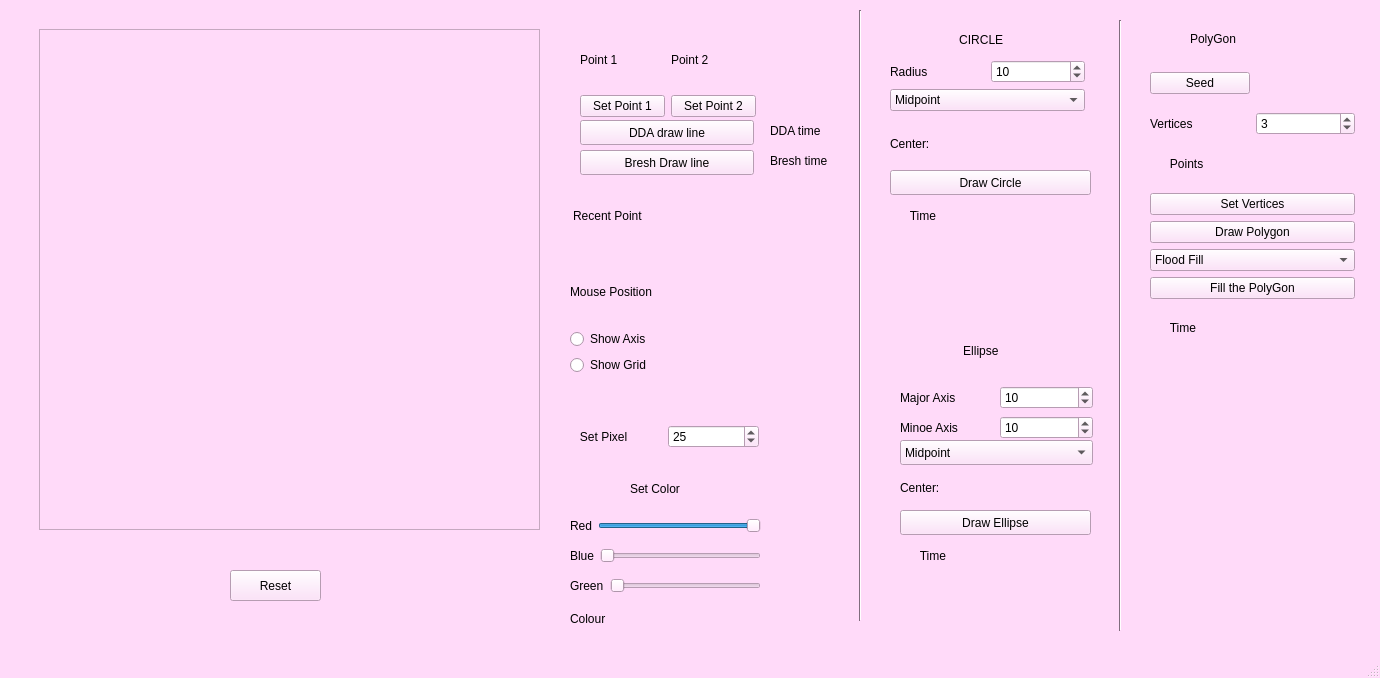
<?xml version="1.0" encoding="UTF-8"?>
<ui version="4.0">
 <class>MainWindow</class>
 <widget class="QMainWindow" name="MainWindow">
  <property name="geometry">
   <rect>
    <x>0</x>
    <y>0</y>
    <width>1380</width>
    <height>678</height>
   </rect>
  </property>
  <property name="palette">
   <palette>
    <active>
     <colorrole role="WindowText">
      <brush brushstyle="SolidPattern">
       <color alpha="255">
        <red>0</red>
        <green>0</green>
        <blue>0</blue>
       </color>
      </brush>
     </colorrole>
     <colorrole role="Button">
      <brush brushstyle="SolidPattern">
       <color alpha="255">
        <red>255</red>
        <green>218</green>
        <blue>249</blue>
       </color>
      </brush>
     </colorrole>
     <colorrole role="Light">
      <brush brushstyle="SolidPattern">
       <color alpha="255">
        <red>255</red>
        <green>255</green>
        <blue>255</blue>
       </color>
      </brush>
     </colorrole>
     <colorrole role="Midlight">
      <brush brushstyle="SolidPattern">
       <color alpha="255">
        <red>255</red>
        <green>236</green>
        <blue>252</blue>
       </color>
      </brush>
     </colorrole>
     <colorrole role="Dark">
      <brush brushstyle="SolidPattern">
       <color alpha="255">
        <red>127</red>
        <green>109</green>
        <blue>125</blue>
       </color>
      </brush>
     </colorrole>
     <colorrole role="Mid">
      <brush brushstyle="SolidPattern">
       <color alpha="255">
        <red>170</red>
        <green>145</green>
        <blue>166</blue>
       </color>
      </brush>
     </colorrole>
     <colorrole role="Text">
      <brush brushstyle="SolidPattern">
       <color alpha="255">
        <red>0</red>
        <green>0</green>
        <blue>0</blue>
       </color>
      </brush>
     </colorrole>
     <colorrole role="BrightText">
      <brush brushstyle="SolidPattern">
       <color alpha="255">
        <red>255</red>
        <green>255</green>
        <blue>255</blue>
       </color>
      </brush>
     </colorrole>
     <colorrole role="ButtonText">
      <brush brushstyle="SolidPattern">
       <color alpha="255">
        <red>0</red>
        <green>0</green>
        <blue>0</blue>
       </color>
      </brush>
     </colorrole>
     <colorrole role="Base">
      <brush brushstyle="SolidPattern">
       <color alpha="255">
        <red>255</red>
        <green>255</green>
        <blue>255</blue>
       </color>
      </brush>
     </colorrole>
     <colorrole role="Window">
      <brush brushstyle="SolidPattern">
       <color alpha="255">
        <red>255</red>
        <green>218</green>
        <blue>249</blue>
       </color>
      </brush>
     </colorrole>
     <colorrole role="Shadow">
      <brush brushstyle="SolidPattern">
       <color alpha="255">
        <red>0</red>
        <green>0</green>
        <blue>0</blue>
       </color>
      </brush>
     </colorrole>
     <colorrole role="AlternateBase">
      <brush brushstyle="SolidPattern">
       <color alpha="255">
        <red>255</red>
        <green>236</green>
        <blue>252</blue>
       </color>
      </brush>
     </colorrole>
     <colorrole role="ToolTipBase">
      <brush brushstyle="SolidPattern">
       <color alpha="255">
        <red>255</red>
        <green>255</green>
        <blue>220</blue>
       </color>
      </brush>
     </colorrole>
     <colorrole role="ToolTipText">
      <brush brushstyle="SolidPattern">
       <color alpha="255">
        <red>0</red>
        <green>0</green>
        <blue>0</blue>
       </color>
      </brush>
     </colorrole>
     <colorrole role="PlaceholderText">
      <brush brushstyle="SolidPattern">
       <color alpha="128">
        <red>0</red>
        <green>0</green>
        <blue>0</blue>
       </color>
      </brush>
     </colorrole>
    </active>
    <inactive>
     <colorrole role="WindowText">
      <brush brushstyle="SolidPattern">
       <color alpha="255">
        <red>0</red>
        <green>0</green>
        <blue>0</blue>
       </color>
      </brush>
     </colorrole>
     <colorrole role="Button">
      <brush brushstyle="SolidPattern">
       <color alpha="255">
        <red>255</red>
        <green>218</green>
        <blue>249</blue>
       </color>
      </brush>
     </colorrole>
     <colorrole role="Light">
      <brush brushstyle="SolidPattern">
       <color alpha="255">
        <red>255</red>
        <green>255</green>
        <blue>255</blue>
       </color>
      </brush>
     </colorrole>
     <colorrole role="Midlight">
      <brush brushstyle="SolidPattern">
       <color alpha="255">
        <red>255</red>
        <green>236</green>
        <blue>252</blue>
       </color>
      </brush>
     </colorrole>
     <colorrole role="Dark">
      <brush brushstyle="SolidPattern">
       <color alpha="255">
        <red>127</red>
        <green>109</green>
        <blue>125</blue>
       </color>
      </brush>
     </colorrole>
     <colorrole role="Mid">
      <brush brushstyle="SolidPattern">
       <color alpha="255">
        <red>170</red>
        <green>145</green>
        <blue>166</blue>
       </color>
      </brush>
     </colorrole>
     <colorrole role="Text">
      <brush brushstyle="SolidPattern">
       <color alpha="255">
        <red>0</red>
        <green>0</green>
        <blue>0</blue>
       </color>
      </brush>
     </colorrole>
     <colorrole role="BrightText">
      <brush brushstyle="SolidPattern">
       <color alpha="255">
        <red>255</red>
        <green>255</green>
        <blue>255</blue>
       </color>
      </brush>
     </colorrole>
     <colorrole role="ButtonText">
      <brush brushstyle="SolidPattern">
       <color alpha="255">
        <red>0</red>
        <green>0</green>
        <blue>0</blue>
       </color>
      </brush>
     </colorrole>
     <colorrole role="Base">
      <brush brushstyle="SolidPattern">
       <color alpha="255">
        <red>255</red>
        <green>255</green>
        <blue>255</blue>
       </color>
      </brush>
     </colorrole>
     <colorrole role="Window">
      <brush brushstyle="SolidPattern">
       <color alpha="255">
        <red>255</red>
        <green>218</green>
        <blue>249</blue>
       </color>
      </brush>
     </colorrole>
     <colorrole role="Shadow">
      <brush brushstyle="SolidPattern">
       <color alpha="255">
        <red>0</red>
        <green>0</green>
        <blue>0</blue>
       </color>
      </brush>
     </colorrole>
     <colorrole role="AlternateBase">
      <brush brushstyle="SolidPattern">
       <color alpha="255">
        <red>255</red>
        <green>236</green>
        <blue>252</blue>
       </color>
      </brush>
     </colorrole>
     <colorrole role="ToolTipBase">
      <brush brushstyle="SolidPattern">
       <color alpha="255">
        <red>255</red>
        <green>255</green>
        <blue>220</blue>
       </color>
      </brush>
     </colorrole>
     <colorrole role="ToolTipText">
      <brush brushstyle="SolidPattern">
       <color alpha="255">
        <red>0</red>
        <green>0</green>
        <blue>0</blue>
       </color>
      </brush>
     </colorrole>
     <colorrole role="PlaceholderText">
      <brush brushstyle="SolidPattern">
       <color alpha="128">
        <red>0</red>
        <green>0</green>
        <blue>0</blue>
       </color>
      </brush>
     </colorrole>
    </inactive>
    <disabled>
     <colorrole role="WindowText">
      <brush brushstyle="SolidPattern">
       <color alpha="255">
        <red>127</red>
        <green>109</green>
        <blue>125</blue>
       </color>
      </brush>
     </colorrole>
     <colorrole role="Button">
      <brush brushstyle="SolidPattern">
       <color alpha="255">
        <red>255</red>
        <green>218</green>
        <blue>249</blue>
       </color>
      </brush>
     </colorrole>
     <colorrole role="Light">
      <brush brushstyle="SolidPattern">
       <color alpha="255">
        <red>255</red>
        <green>255</green>
        <blue>255</blue>
       </color>
      </brush>
     </colorrole>
     <colorrole role="Midlight">
      <brush brushstyle="SolidPattern">
       <color alpha="255">
        <red>255</red>
        <green>236</green>
        <blue>252</blue>
       </color>
      </brush>
     </colorrole>
     <colorrole role="Dark">
      <brush brushstyle="SolidPattern">
       <color alpha="255">
        <red>127</red>
        <green>109</green>
        <blue>125</blue>
       </color>
      </brush>
     </colorrole>
     <colorrole role="Mid">
      <brush brushstyle="SolidPattern">
       <color alpha="255">
        <red>170</red>
        <green>145</green>
        <blue>166</blue>
       </color>
      </brush>
     </colorrole>
     <colorrole role="Text">
      <brush brushstyle="SolidPattern">
       <color alpha="255">
        <red>127</red>
        <green>109</green>
        <blue>125</blue>
       </color>
      </brush>
     </colorrole>
     <colorrole role="BrightText">
      <brush brushstyle="SolidPattern">
       <color alpha="255">
        <red>255</red>
        <green>255</green>
        <blue>255</blue>
       </color>
      </brush>
     </colorrole>
     <colorrole role="ButtonText">
      <brush brushstyle="SolidPattern">
       <color alpha="255">
        <red>127</red>
        <green>109</green>
        <blue>125</blue>
       </color>
      </brush>
     </colorrole>
     <colorrole role="Base">
      <brush brushstyle="SolidPattern">
       <color alpha="255">
        <red>255</red>
        <green>218</green>
        <blue>249</blue>
       </color>
      </brush>
     </colorrole>
     <colorrole role="Window">
      <brush brushstyle="SolidPattern">
       <color alpha="255">
        <red>255</red>
        <green>218</green>
        <blue>249</blue>
       </color>
      </brush>
     </colorrole>
     <colorrole role="Shadow">
      <brush brushstyle="SolidPattern">
       <color alpha="255">
        <red>0</red>
        <green>0</green>
        <blue>0</blue>
       </color>
      </brush>
     </colorrole>
     <colorrole role="AlternateBase">
      <brush brushstyle="SolidPattern">
       <color alpha="255">
        <red>255</red>
        <green>218</green>
        <blue>249</blue>
       </color>
      </brush>
     </colorrole>
     <colorrole role="ToolTipBase">
      <brush brushstyle="SolidPattern">
       <color alpha="255">
        <red>255</red>
        <green>255</green>
        <blue>220</blue>
       </color>
      </brush>
     </colorrole>
     <colorrole role="ToolTipText">
      <brush brushstyle="SolidPattern">
       <color alpha="255">
        <red>0</red>
        <green>0</green>
        <blue>0</blue>
       </color>
      </brush>
     </colorrole>
     <colorrole role="PlaceholderText">
      <brush brushstyle="SolidPattern">
       <color alpha="128">
        <red>0</red>
        <green>0</green>
        <blue>0</blue>
       </color>
      </brush>
     </colorrole>
    </disabled>
   </palette>
  </property>
  <property name="windowTitle">
   <string>MainWindow</string>
  </property>
  <widget class="QWidget" name="centralwidget">
   <widget class="frame_widget" name="frame">
    <property name="geometry">
     <rect>
      <x>39</x>
      <y>29</y>
      <width>501</width>
      <height>501</height>
     </rect>
    </property>
    <property name="frameShape">
     <enum>QFrame::StyledPanel</enum>
    </property>
    <property name="frameShadow">
     <enum>QFrame::Raised</enum>
    </property>
   </widget>
   <widget class="QWidget" name="layoutWidget">
    <property name="geometry">
     <rect>
      <x>570</x>
      <y>260</y>
      <width>191</width>
      <height>115</height>
     </rect>
    </property>
    <layout class="QVBoxLayout" name="verticalLayout_2">
     <item>
      <layout class="QHBoxLayout" name="horizontalLayout_2">
       <item>
        <widget class="QLabel" name="button">
         <property name="text">
          <string>Mouse Position</string>
         </property>
        </widget>
       </item>
      </layout>
     </item>
     <item>
      <layout class="QVBoxLayout" name="verticalLayout">
       <item>
        <widget class="QRadioButton" name="radioButton">
         <property name="text">
          <string>Show Axis</string>
         </property>
         <property name="autoExclusive">
          <bool>false</bool>
         </property>
        </widget>
       </item>
       <item>
        <widget class="QRadioButton" name="radioButton_2">
         <property name="text">
          <string>Show Grid</string>
         </property>
         <property name="autoExclusive">
          <bool>false</bool>
         </property>
        </widget>
       </item>
      </layout>
     </item>
    </layout>
   </widget>
   <widget class="QWidget" name="layoutWidget">
    <property name="geometry">
     <rect>
      <x>580</x>
      <y>30</y>
      <width>176</width>
      <height>87</height>
     </rect>
    </property>
    <layout class="QVBoxLayout" name="verticalLayout_5">
     <item>
      <layout class="QVBoxLayout" name="verticalLayout_3">
       <item>
        <layout class="QHBoxLayout" name="horizontalLayout_4">
         <item>
          <widget class="QLabel" name="label_1">
           <property name="text">
            <string>Point 1</string>
           </property>
          </widget>
         </item>
         <item>
          <widget class="QLabel" name="label_2">
           <property name="text">
            <string>Point 2</string>
           </property>
          </widget>
         </item>
        </layout>
       </item>
       <item>
        <layout class="QHBoxLayout" name="horizontalLayout_5">
         <item>
          <widget class="QPushButton" name="pushButton_2">
           <property name="text">
            <string>Set Point 1</string>
           </property>
          </widget>
         </item>
         <item>
          <widget class="QPushButton" name="pushButton">
           <property name="text">
            <string>Set Point 2</string>
           </property>
          </widget>
         </item>
        </layout>
       </item>
      </layout>
     </item>
    </layout>
   </widget>
   <widget class="QPushButton" name="pushButton_4">
    <property name="geometry">
     <rect>
      <x>230</x>
      <y>570</y>
      <width>91</width>
      <height>31</height>
     </rect>
    </property>
    <property name="text">
     <string>Reset</string>
    </property>
   </widget>
   <widget class="QPushButton" name="pushButton_5">
    <property name="geometry">
     <rect>
      <x>580</x>
      <y>150</y>
      <width>174</width>
      <height>25</height>
     </rect>
    </property>
    <property name="text">
     <string>Bresh Draw line</string>
    </property>
   </widget>
   <widget class="QPushButton" name="pushButton_3">
    <property name="geometry">
     <rect>
      <x>580</x>
      <y>120</y>
      <width>174</width>
      <height>25</height>
     </rect>
    </property>
    <property name="text">
     <string>DDA draw line</string>
    </property>
   </widget>
   <widget class="QWidget" name="layoutWidget">
    <property name="geometry">
     <rect>
      <x>570</x>
      <y>410</y>
      <width>189</width>
      <height>53</height>
     </rect>
    </property>
    <layout class="QHBoxLayout" name="horizontalLayout_3">
     <item>
      <widget class="QLabel" name="label">
       <property name="text">
        <string>   Set Pixel</string>
       </property>
      </widget>
     </item>
     <item>
      <widget class="QSpinBox" name="spinBox">
       <property name="maximum">
        <number>150</number>
       </property>
       <property name="value">
        <number>25</number>
       </property>
      </widget>
     </item>
    </layout>
   </widget>
   <widget class="QLabel" name="coord">
    <property name="geometry">
     <rect>
      <x>690</x>
      <y>280</y>
      <width>91</width>
      <height>22</height>
     </rect>
    </property>
    <property name="text">
     <string/>
    </property>
   </widget>
   <widget class="QWidget" name="horizontalLayoutWidget">
    <property name="geometry">
     <rect>
      <x>690</x>
      <y>190</y>
      <width>101</width>
      <height>51</height>
     </rect>
    </property>
    <layout class="QHBoxLayout" name="horizontalLayout">
     <item>
      <widget class="QLabel" name="label_3">
       <property name="text">
        <string/>
       </property>
      </widget>
     </item>
    </layout>
   </widget>
   <widget class="QWidget" name="horizontalLayoutWidget_2">
    <property name="geometry">
     <rect>
      <x>573</x>
      <y>190</y>
      <width>101</width>
      <height>51</height>
     </rect>
    </property>
    <layout class="QHBoxLayout" name="horizontalLayout_6">
     <item>
      <widget class="QLabel" name="label_4">
       <property name="text">
        <string>Recent Point</string>
       </property>
      </widget>
     </item>
    </layout>
   </widget>
   <widget class="QLabel" name="label_5">
    <property name="geometry">
     <rect>
      <x>770</x>
      <y>120</y>
      <width>121</width>
      <height>21</height>
     </rect>
    </property>
    <property name="text">
     <string>DDA time</string>
    </property>
   </widget>
   <widget class="QLabel" name="label_6">
    <property name="geometry">
     <rect>
      <x>770</x>
      <y>150</y>
      <width>121</width>
      <height>21</height>
     </rect>
    </property>
    <property name="text">
     <string>Bresh time</string>
    </property>
   </widget>
   <widget class="Line" name="line">
    <property name="geometry">
     <rect>
      <x>850</x>
      <y>10</y>
      <width>20</width>
      <height>611</height>
     </rect>
    </property>
    <property name="orientation">
     <enum>Qt::Vertical</enum>
    </property>
   </widget>
   <widget class="QWidget" name="verticalLayoutWidget">
    <property name="geometry">
     <rect>
      <x>890</x>
      <y>60</y>
      <width>195</width>
      <height>111</height>
     </rect>
    </property>
    <layout class="QVBoxLayout" name="verticalLayout_4">
     <item>
      <layout class="QHBoxLayout" name="horizontalLayout_7">
       <item>
        <widget class="QLabel" name="label_7">
         <property name="text">
          <string>Radius</string>
         </property>
        </widget>
       </item>
       <item>
        <widget class="QSpinBox" name="spinBox_2">
         <property name="value">
          <number>10</number>
         </property>
        </widget>
       </item>
      </layout>
     </item>
     <item>
      <widget class="QComboBox" name="comboBox">
       <item>
        <property name="text">
         <string>Midpoint</string>
        </property>
       </item>
       <item>
        <property name="text">
         <string>Breshenham's Midpoint</string>
        </property>
       </item>
       <item>
        <property name="text">
         <string>Polar Coordinate</string>
        </property>
       </item>
      </widget>
     </item>
     <item>
      <layout class="QHBoxLayout" name="horizontalLayout_8">
       <item>
        <widget class="QLabel" name="label_8">
         <property name="text">
          <string>Center:</string>
         </property>
        </widget>
       </item>
       <item>
        <widget class="QLabel" name="label_9">
         <property name="text">
          <string/>
         </property>
        </widget>
       </item>
      </layout>
     </item>
    </layout>
   </widget>
   <widget class="QLabel" name="label_10">
    <property name="geometry">
     <rect>
      <x>896</x>
      <y>29</y>
      <width>191</width>
      <height>21</height>
     </rect>
    </property>
    <property name="text">
     <string>                   CIRCLE</string>
    </property>
   </widget>
   <widget class="QWidget" name="horizontalLayoutWidget_5">
    <property name="geometry">
     <rect>
      <x>570</x>
      <y>510</y>
      <width>191</width>
      <height>31</height>
     </rect>
    </property>
    <layout class="QHBoxLayout" name="horizontalLayout_9">
     <item>
      <widget class="QLabel" name="label_11">
       <property name="text">
        <string>Red</string>
       </property>
      </widget>
     </item>
     <item>
      <widget class="QSlider" name="rSlider">
       <property name="maximum">
        <number>255</number>
       </property>
       <property name="value">
        <number>255</number>
       </property>
       <property name="orientation">
        <enum>Qt::Horizontal</enum>
       </property>
      </widget>
     </item>
    </layout>
   </widget>
   <widget class="QWidget" name="horizontalLayoutWidget_6">
    <property name="geometry">
     <rect>
      <x>570</x>
      <y>540</y>
      <width>191</width>
      <height>31</height>
     </rect>
    </property>
    <layout class="QHBoxLayout" name="horizontalLayout_10">
     <item>
      <widget class="QLabel" name="label_12">
       <property name="text">
        <string>Blue</string>
       </property>
      </widget>
     </item>
     <item>
      <widget class="QSlider" name="bSlider">
       <property name="maximum">
        <number>255</number>
       </property>
       <property name="value">
        <number>0</number>
       </property>
       <property name="orientation">
        <enum>Qt::Horizontal</enum>
       </property>
      </widget>
     </item>
    </layout>
   </widget>
   <widget class="QWidget" name="horizontalLayoutWidget_7">
    <property name="geometry">
     <rect>
      <x>570</x>
      <y>570</y>
      <width>191</width>
      <height>31</height>
     </rect>
    </property>
    <layout class="QHBoxLayout" name="horizontalLayout_11">
     <item>
      <widget class="QLabel" name="label_13">
       <property name="text">
        <string>Green</string>
       </property>
      </widget>
     </item>
     <item>
      <widget class="QSlider" name="gSlider">
       <property name="maximum">
        <number>255</number>
       </property>
       <property name="orientation">
        <enum>Qt::Horizontal</enum>
       </property>
      </widget>
     </item>
    </layout>
   </widget>
   <widget class="QLabel" name="label_14">
    <property name="geometry">
     <rect>
      <x>630</x>
      <y>480</y>
      <width>67</width>
      <height>17</height>
     </rect>
    </property>
    <property name="text">
     <string>Set Color</string>
    </property>
   </widget>
   <widget class="QPushButton" name="pushButton_6">
    <property name="geometry">
     <rect>
      <x>890</x>
      <y>170</y>
      <width>201</width>
      <height>25</height>
     </rect>
    </property>
    <property name="text">
     <string>Draw Circle</string>
    </property>
   </widget>
   <widget class="QWidget" name="horizontalLayoutWidget_8">
    <property name="geometry">
     <rect>
      <x>890</x>
      <y>200</y>
      <width>191</width>
      <height>31</height>
     </rect>
    </property>
    <layout class="QHBoxLayout" name="horizontalLayout_12">
     <item>
      <widget class="QLabel" name="label_15">
       <property name="text">
        <string>      Time</string>
       </property>
      </widget>
     </item>
     <item>
      <widget class="QLabel" name="label_16">
       <property name="text">
        <string/>
       </property>
      </widget>
     </item>
    </layout>
   </widget>
   <widget class="QLabel" name="label_17">
    <property name="geometry">
     <rect>
      <x>570</x>
      <y>610</y>
      <width>67</width>
      <height>17</height>
     </rect>
    </property>
    <property name="text">
     <string>Colour</string>
    </property>
   </widget>
   <widget class="QLabel" name="showColor">
    <property name="geometry">
     <rect>
      <x>630</x>
      <y>610</y>
      <width>111</width>
      <height>20</height>
     </rect>
    </property>
    <property name="text">
     <string/>
    </property>
   </widget>
   <widget class="QLabel" name="label_18">
    <property name="geometry">
     <rect>
      <x>900</x>
      <y>340</y>
      <width>191</width>
      <height>21</height>
     </rect>
    </property>
    <property name="text">
     <string>                   Ellipse</string>
    </property>
   </widget>
   <widget class="QWidget" name="horizontalLayoutWidget_10">
    <property name="geometry">
     <rect>
      <x>900</x>
      <y>380</y>
      <width>193</width>
      <height>36</height>
     </rect>
    </property>
    <layout class="QHBoxLayout" name="horizontalLayout_14">
     <item>
      <widget class="QLabel" name="label_21">
       <property name="text">
        <string>Major Axis</string>
       </property>
      </widget>
     </item>
     <item>
      <widget class="QSpinBox" name="spinBox_3">
       <property name="value">
        <number>10</number>
       </property>
      </widget>
     </item>
    </layout>
   </widget>
   <widget class="QWidget" name="horizontalLayoutWidget_11">
    <property name="geometry">
     <rect>
      <x>900</x>
      <y>410</y>
      <width>193</width>
      <height>36</height>
     </rect>
    </property>
    <layout class="QHBoxLayout" name="horizontalLayout_15">
     <item>
      <widget class="QLabel" name="label_22">
       <property name="text">
        <string>Minoe Axis</string>
       </property>
      </widget>
     </item>
     <item>
      <widget class="QSpinBox" name="spinBox_4">
       <property name="value">
        <number>10</number>
       </property>
      </widget>
     </item>
    </layout>
   </widget>
   <widget class="QWidget" name="horizontalLayoutWidget_12">
    <property name="geometry">
     <rect>
      <x>900</x>
      <y>470</y>
      <width>193</width>
      <height>36</height>
     </rect>
    </property>
    <layout class="QHBoxLayout" name="horizontalLayout_16">
     <item>
      <widget class="QLabel" name="label_23">
       <property name="text">
        <string>Center:</string>
       </property>
      </widget>
     </item>
     <item>
      <widget class="QLabel" name="label_24">
       <property name="text">
        <string/>
       </property>
      </widget>
     </item>
    </layout>
   </widget>
   <widget class="QComboBox" name="comboBox_2">
    <property name="geometry">
     <rect>
      <x>900</x>
      <y>440</y>
      <width>193</width>
      <height>25</height>
     </rect>
    </property>
    <item>
     <property name="text">
      <string>Midpoint</string>
     </property>
    </item>
   </widget>
   <widget class="QWidget" name="horizontalLayoutWidget_9">
    <property name="geometry">
     <rect>
      <x>900</x>
      <y>540</y>
      <width>191</width>
      <height>31</height>
     </rect>
    </property>
    <layout class="QHBoxLayout" name="horizontalLayout_13">
     <item>
      <widget class="QLabel" name="label_19">
       <property name="text">
        <string>      Time</string>
       </property>
      </widget>
     </item>
     <item>
      <widget class="QLabel" name="label_20">
       <property name="text">
        <string/>
       </property>
      </widget>
     </item>
    </layout>
   </widget>
   <widget class="QPushButton" name="pushButton_7">
    <property name="geometry">
     <rect>
      <x>900</x>
      <y>510</y>
      <width>191</width>
      <height>25</height>
     </rect>
    </property>
    <property name="text">
     <string>Draw Ellipse</string>
    </property>
   </widget>
   <widget class="Line" name="line_3">
    <property name="geometry">
     <rect>
      <x>1110</x>
      <y>20</y>
      <width>20</width>
      <height>611</height>
     </rect>
    </property>
    <property name="orientation">
     <enum>Qt::Vertical</enum>
    </property>
   </widget>
   <widget class="QLabel" name="label_25">
    <property name="geometry">
     <rect>
      <x>1190</x>
      <y>30</y>
      <width>67</width>
      <height>17</height>
     </rect>
    </property>
    <property name="text">
     <string>PolyGon </string>
    </property>
   </widget>
   <widget class="QWidget" name="verticalLayoutWidget_2">
    <property name="geometry">
     <rect>
      <x>1150</x>
      <y>60</y>
      <width>205</width>
      <height>291</height>
     </rect>
    </property>
    <layout class="QVBoxLayout" name="verticalLayout_6">
     <item>
      <layout class="QHBoxLayout" name="horizontalLayout_18">
       <item>
        <widget class="QPushButton" name="pushButton_10">
         <property name="text">
          <string>Seed</string>
         </property>
        </widget>
       </item>
       <item>
        <widget class="QLabel" name="label_27">
         <property name="text">
          <string/>
         </property>
        </widget>
       </item>
      </layout>
     </item>
     <item>
      <layout class="QHBoxLayout" name="horizontalLayout_17">
       <item>
        <widget class="QLabel" name="label_26">
         <property name="text">
          <string>Vertices</string>
         </property>
        </widget>
       </item>
       <item>
        <widget class="QSpinBox" name="spinBox_5">
         <property name="value">
          <number>3</number>
         </property>
        </widget>
       </item>
      </layout>
     </item>
     <item>
      <layout class="QHBoxLayout" name="horizontalLayout_20">
       <item>
        <widget class="QLabel" name="label_31">
         <property name="text">
          <string>      Points</string>
         </property>
        </widget>
       </item>
       <item>
        <widget class="QLabel" name="label_32">
         <property name="text">
          <string/>
         </property>
        </widget>
       </item>
      </layout>
     </item>
     <item>
      <widget class="QPushButton" name="pushButton_8">
       <property name="text">
        <string>Set Vertices</string>
       </property>
      </widget>
     </item>
     <item>
      <widget class="QPushButton" name="pushButton_9">
       <property name="text">
        <string>Draw Polygon</string>
       </property>
      </widget>
     </item>
     <item>
      <widget class="QComboBox" name="comboBox_3">
       <item>
        <property name="text">
         <string>Flood Fill</string>
        </property>
       </item>
       <item>
        <property name="text">
         <string>Boundary Fill</string>
        </property>
       </item>
       <item>
        <property name="text">
         <string>Scan Fill</string>
        </property>
       </item>
      </widget>
     </item>
     <item>
      <widget class="QPushButton" name="pushButton_11">
       <property name="text">
        <string>Fill the PolyGon</string>
       </property>
      </widget>
     </item>
     <item>
      <layout class="QHBoxLayout" name="horizontalLayout_19">
       <item>
        <widget class="QLabel" name="label_28">
         <property name="text">
          <string>      Time</string>
         </property>
        </widget>
       </item>
       <item>
        <widget class="QLabel" name="label_29">
         <property name="text">
          <string/>
         </property>
        </widget>
       </item>
      </layout>
     </item>
    </layout>
   </widget>
   <widget class="QLabel" name="label_30">
    <property name="geometry">
     <rect>
      <x>1190</x>
      <y>360</y>
      <width>158</width>
      <height>17</height>
     </rect>
    </property>
    <property name="text">
     <string/>
    </property>
   </widget>
  </widget>
  <widget class="QStatusBar" name="statusbar"/>
  <action name="actionCreate_New">
   <property name="text">
    <string>Create New</string>
   </property>
  </action>
 </widget>
 <customwidgets>
  <customwidget>
   <class>frame_widget</class>
   <extends>QFrame</extends>
   <header>frame_widget.h</header>
   <container>1</container>
  </customwidget>
 </customwidgets>
 <resources/>
 <connections/>
</ui>
